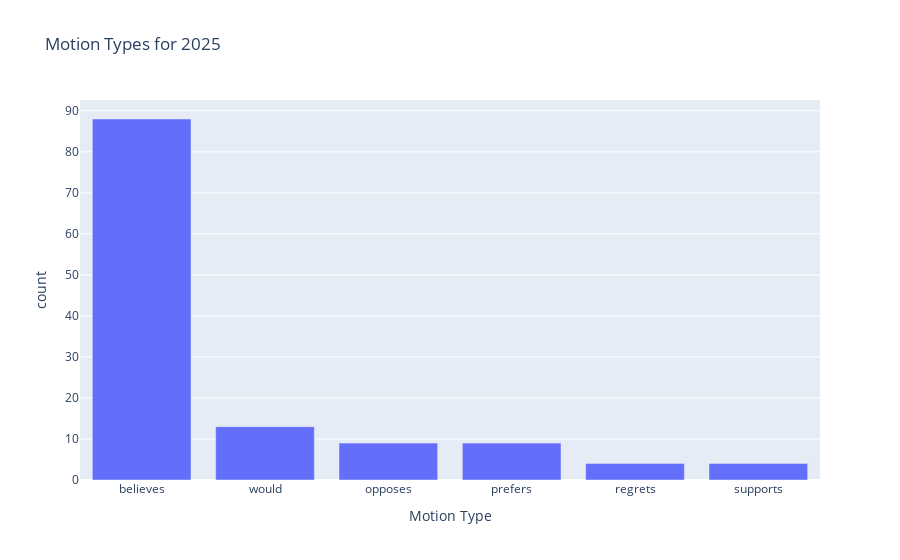

Write notebook code for a chart like this one.
### Code cell
counts = df_this_year.value_counts('Motion Type')

px.bar(
    counts, 
    y='count', 
    title=f'Motion Types for {current_year}',
    labels={'Motion Type': 'Motion Type'},
).show()

### Figure 1 — Plotly figure (JSON) as saved in the notebook; plotly's stock layout.template omitted (floating-point values rounded to 4 significant figures)
{"data": [{"hovertemplate": "Motion Type=%{x}<br>count=%{y}<extra></extra>", "legendgroup": "", "marker": {"color": "#636efa", "pattern": {"shape": ""}}, "name": "", "orientation": "v", "showlegend": false, "textposition": "auto", "type": "bar", "x": ["believes", "would", "opposes", "prefers", "regrets", "supports"], "xaxis": "x", "y": [88, 13, 9, 9, 4, 4], "yaxis": "y"}], "layout": {"barmode": "relative", "legend": {"tracegroupgap": 0}, "title": {"text": "Motion Types for 2025"}, "xaxis": {"anchor": "y", "domain": [0, 1], "title": {"text": "Motion Type"}}, "yaxis": {"anchor": "x", "domain": [0, 1], "title": {"text": "count"}}}}
